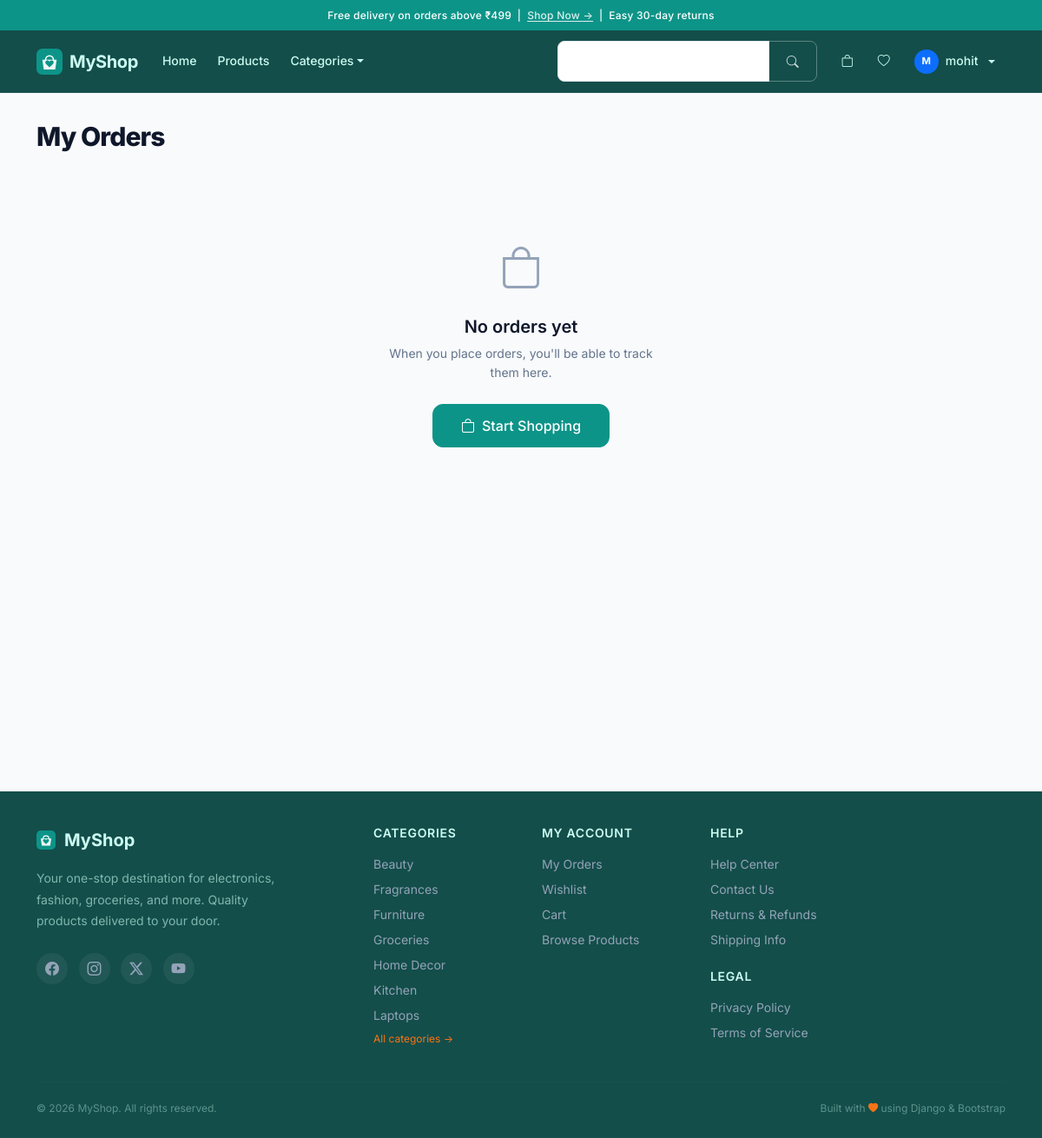
Screenshot of /orders/ (signed in) with the database file from the repository.
### shop/models.py (models this page shows, shortened)
class Category(models.Model):
    name = models.CharField(max_length=100)
    slug = models.SlugField(unique=True)
    image = models.ImageField(upload_to="categories/", null=True, blank=True)
    icon = models.CharField(max_length=50, default="bi-grid-3x3-gap")

### shop/views.py (the view)
# urls.py: path("orders/", views.order_history, name="order_history"),
@login_required
def order_history(request):
    orders = (
        Order.objects.filter(user=request.user)
        .prefetch_related("items__product")
        .order_by("-created_at")
    )
    return render(request, "shop/order_history.html", {"orders": orders})

### shop/context_processors.py (called while the page is built)
def categories(request):
    return {"categories": Category.objects.all()}

### shop/templates/shop/order_history.html (shortened to what this page needs)
{% extends "shop/base.html" %}
{% block content %}
<div class="page-header">
  <h1 class="page-title">My Orders</h1>
</div>
{% if orders %}
  {% for order in orders %}
    <div class="order-card">
      <div class="order-card-header">
        <div>
          <p class="order-number">Order #{{ order.id }}</p>
          <p class="order-date">
            <i class="bi bi-calendar3"></i>
            {{ order.created_at|date:"F j, Y" }} at {{ order.created_at|date:"g:i A" }}
          </p>
        </div>
        <div class="text-end">
          {% if order.status == "Pending" %}
            <span class="status-badge status-pending"><i class="bi bi-clock"></i> Pending</span>
          {% elif order.status == "Paid" %}
            <span class="status-badge status-paid"><i class="bi bi-check-circle"></i> Paid</span>
          {% elif order.status == "Shipped" %}
            <span class="status-badge status-shipped"><i class="bi bi-truck"></i> Shipped</span>
          {% elif order.status == "Delivered" %}
            <span class="status-badge status-delivered"><i class="bi bi-bag-check"></i> Delivered</span>
          {% elif order.status == "Cancelled" %}
            <span class="status-badge status-cancelled"><i class="bi bi-x-circle"></i> Cancelled</span>
          {% elif order.status == "Return Requested" %}
            <span class="status-badge status-return-requested">
              <i class="bi bi-arrow-counterclockwise"></i> Return Requested
            </span>
          {% endif %}
          <p style="font-size:var(--font-size-xs);color:var(--color-text-muted);margin-top:4px;">
            via {{ order.payment_method }}
          </p>
        </div>
      </div>
      {% if order.status != "Cancelled" %}
        <div class="order-timeline">
          <div class="timeline-step {% if order.status == 'Pending' or order.status == 'Paid' or order.status == 'Shipped' or order.status == 'Delivered' or order.status == 'Return Requested' %}done{% endif %}">
            <div class="timeline-dot"><i class="bi bi-check"></i></div>
            <p class="timeline-label">Order Placed</p>
          </div>
          <div class="timeline-step
            {% if order.status == 'Paid' %}active
            {% elif order.status == 'Shipped' or order.status == 'Delivered' or order.status == 'Return Requested' %}done
            {% endif %}">
            <div class="timeline-dot">
              {% if order.status == 'Shipped' or order.status == 'Delivered' or order.status == 'Return Requested' %}
                <i class="bi bi-check"></i>
              {% endif %}
            </div>
            <p class="timeline-label">Payment Confirmed</p>
          </div>
          <div class="timeline-step
            {% if order.status == 'Shipped' %}active
            {% elif order.status == 'Delivered' or order.status == 'Return Requested' %}done
            {% endif %}">
            <div class="timeline-dot">
              {% if order.status == 'Delivered' or order.status == 'Return Requested' %}
                <i class="bi bi-check"></i>
              {% endif %}
            </div>
            <p class="timeline-label">Shipped</p>
          </div>
          <div class="timeline-step
            {% if order.status == 'Delivered' %}active
            {% elif order.status == 'Return Requested' %}done
            {% endif %}">
            <div class="timeline-dot">
              {% if order.status == 'Return Requested' %}
                <i class="bi bi-check"></i>
              {% endif %}
            </div>
            <p class="timeline-label">Delivered</p>
          </div>
          {% if order.status == 'Return Requested' %}
            <div class="timeline-step active">
              <div class="timeline-dot"></div>
              <p class="timeline-label">Return Requested</p>
            </div>
          {% endif %}
        </div>
      {% else %}
        <div class="alert alert-danger" style="margin-bottom:var(--space-4);">
          <i class="bi bi-x-circle me-2"></i> This order was cancelled.
        </div>
      {% endif %}
      <ul class="order-items-list">
        {% for item in order.items.all %}
          <li>
            <span>{{ item.quantity }} × {{ item.product.name }}</span>
            <span>₹{{ item.price }}</span>
          </li>
        {% endfor %}
      </ul>
      <div class="order-total-row">
        <span class="text-muted" style="font-size:var(--font-size-sm);">Order Total</span>
        <span style="font-weight:700;font-size:var(--font-size-lg);color:var(--color-primary);">
          ₹{{ order.total }}
        </span>
      </div>
      <div class="order-actions">
        {% if order.status == "Pending" %}
          <form method="post" action="{% url 'cancel_order' order.id %}">
            {% csrf_token %}
            <button type="submit" class="btn btn-outline-secondary btn-sm"
              onclick="return confirm('Cancel this order?')">
              <i class="bi bi-x"></i> Cancel Order
            </button>
          </form>
        {% endif %}
        {% if order.status == "Delivered" %}
          <form method="post" action="{% url 'request_return' order.id %}">
            {% csrf_token %}
            <button type="submit" class="btn btn-outline-secondary btn-sm"
              onclick="return confirm('Request a return for this order?')">
              <i class="bi bi-arrow-counterclockwise"></i> Return
            </button>
          </form>
        {% endif %}
        <form method="post" action="{% url 'reorder' order.id %}">
          {% csrf_token %}
          <button type="submit" class="btn btn-primary btn-sm">
            <i class="bi bi-bag-plus"></i> Buy Again
          </button>
        </form>
        {% if order.status == "Cancelled" or order.status == "Delivered" or order.status == "Return Requested" %}
          <form method="post" action="{% url 'delete_order' order.id %}">
            {% csrf_token %}
            <button type="submit" class="btn btn-sm"
              style="color:var(--color-danger);background:none;border:none;padding:var(--space-1) var(--space-2);"
              onclick="return confirm('Remove from history?')">
              <i class="bi bi-trash3"></i>
            </button>
          </form>
        {% endif %}
      </div>
    </div>
  {% endfor %}
{% else %}
  <div class="empty-state">
    <div class="empty-state-icon"><i class="bi bi-bag"></i></div>
    <h4>No orders yet</h4>
    <p>When you place orders, you'll be able to track them here.</p>
    <a href="{% url 'product_list' %}" class="btn btn-primary btn-lg">
      <i class="bi bi-bag"></i> Start Shopping
    </a>
  </div>
{% endif %}
{% endblock %}

### shop/templates/shop/base.html (shortened to what this page needs)
{% load static %}
<!DOCTYPE html>
<html lang="en">
<head>
  <link href="https://cdn.jsdelivr.net/npm/bootstrap@5.3.3/dist/css/bootstrap.min.css" rel="stylesheet" />
  <link href="https://cdn.jsdelivr.net/npm/bootstrap-icons@1.11.3/font/bootstrap-icons.css" rel="stylesheet" />
  <link href="{% static 'shop/css/main.css' %}" rel="stylesheet" />
  <link href="{% static 'shop/css/ecommerce.css' %}" rel="stylesheet" />
</head>
<body>
<div class="announcement-bar">
  Free delivery on orders above ₹499 &nbsp;|&nbsp;
  <a href="{% url 'product_list' %}">Shop Now →</a>
  &nbsp;|&nbsp; Easy 30-day returns
</div>
<nav class="navbar navbar-expand-lg sticky-top">
  <div class="container">
    <a class="navbar-brand" href="{% url 'home' %}">
      <img src="{% static 'shop/img/logo.svg' %}" alt="MyShop" class="navbar-logo">
      MyShop
    </a>
    <div class="collapse navbar-collapse" id="navbarNav">
      <ul class="navbar-nav me-auto align-items-lg-center">
        <li class="nav-item">
          <a class="nav-link {% if request.path == '/' %}active{% endif %}" href="{% url 'home' %}">Home</a>
        </li>
        <li class="nav-item">
          <a class="nav-link {% if '/products/' in request.path %}active{% endif %}" href="{% url 'product_list' %}">Products</a>
        </li>
        <li class="nav-item dropdown">
          <a class="nav-link dropdown-toggle" href="#" id="categoriesDropdown" role="button"
            data-bs-toggle="dropdown" aria-expanded="false">Categories</a>
        </li>
      </ul>
      <form class="d-flex me-3 my-2 my-lg-0" method="get" action="{% url 'search' %}">
        <div class="input-group" style="max-width:320px;">
          <input
            class="form-control search-input"
            type="search"
            placeholder="Search products..."
            aria-label="Search products"
            name="q"
            value="{{ request.GET.q|default:'' }}"
          />
          <button class="btn search-btn" type="submit" aria-label="Submit search">
            <i class="bi bi-search"></i>
          </button>
        </div>
      </form>
      <ul class="navbar-nav align-items-lg-center gap-1">
        {% if user.is_authenticated %}
          <li class="nav-item">
            <a class="nav-link position-relative" href="{% url 'cart' %}" aria-label="Shopping cart">
              <i class="bi bi-bag"></i>
            </a>
          </li>
          <li class="nav-item">
            <a class="nav-link" href="{% url 'wishlist' %}" aria-label="Wishlist">
              <i class="bi bi-heart"></i>
            </a>
          </li>
          <li class="nav-item dropdown">
            <a class="nav-link dropdown-toggle d-flex align-items-center gap-2" href="#"
              id="userDropdown" role="button" data-bs-toggle="dropdown" aria-expanded="false">
              <span class="d-inline-flex align-items-center justify-content-center rounded-circle bg-primary text-white"
                style="width:28px;height:28px;font-size:0.7rem;font-weight:700;">
                {{ user.username|first|upper }}
              </span>
              <span class="d-none d-lg-inline">{{ user.username }}</span>
            </a>
          </li>
        {% endif %}
      </ul>
    </div>
  </div>
</nav>
<div class="page-wrapper">
  <div class="container">
    {% block content %}{% endblock %}
  </div>
</div>
<footer class="site-footer">
  <div class="container">
    <div class="row g-4 g-lg-5">
      <div class="col-12 col-lg-4">
        <div class="footer-brand mb-3">
          <img src="{% static 'shop/img/logo.svg' %}" alt="" class="footer-logo"> MyShop
        </div>
        <p class="footer-tagline">
          Your one-stop destination for electronics, fashion, groceries, and more.
          Quality products delivered to your door.
        </p>
        <div class="social-links mt-4">
          <a href="#" aria-label="Facebook"><i class="bi bi-facebook"></i></a>
          <a href="#" aria-label="Instagram"><i class="bi bi-instagram"></i></a>
          <a href="#" aria-label="Twitter / X"><i class="bi bi-twitter-x"></i></a>
          <a href="#" aria-label="YouTube"><i class="bi bi-youtube"></i></a>
        </div>
      </div>
      <div class="col-6 col-sm-4 col-lg-2">
        <h6>Categories</h6>
        {% for category in categories|slice:":7" %}
          <a href="{% url 'category_products' category.slug %}">{{ category.name }}</a>
        {% endfor %}
        <a href="{% url 'product_list' %}" class="footer-see-all">All categories →</a>
      </div>
      <div class="col-6 col-sm-4 col-lg-2">
        <h6>My Account</h6>
        {% if user.is_authenticated %}
          <a href="{% url 'order_history' %}">My Orders</a>
          <a href="{% url 'wishlist' %}">Wishlist</a>
          <a href="{% url 'cart' %}">Cart</a>
        {% else %}
          <a href="{% url 'login' %}">Sign In</a>
          <a href="{% url 'signup' %}">Create Account</a>
        {% endif %}
        <a href="{% url 'product_list' %}">Browse Products</a>
      </div>
      <div class="col-6 col-sm-4 col-lg-2">
        <h6>Help</h6>
        <a href="#">Help Center</a>
        <a href="#">Contact Us</a>
        <a href="#">Returns &amp; Refunds</a>
        <a href="#">Shipping Info</a>
        <h6 class="mt-4">Legal</h6>
        <a href="#">Privacy Policy</a>
        <a href="#">Terms of Service</a>
      </div>
    </div>
    <hr class="footer-divider">
    <div class="footer-bottom">
      <p>&copy; {% now "Y" %} MyShop. All rights reserved.</p>
      <p>Built with <i class="bi bi-heart-fill" style="color:var(--color-accent);font-size:0.7rem;"></i> using Django &amp; Bootstrap</p>
    </div>
  </div>
</footer>
</body>
</html>

### shop/static/shop/css/ecommerce.css (style rules this page uses)
.announcement-bar { background: var(--color-primary); color: #fff; text-align: center; padding: var(--space-2) var(--space-4); font-size: var(--font-size-xs); font-weight: 500; letter-spacing: 0.02em; }
.announcement-bar a { color: rgba(255,255,255,.85); text-decoration: underline; text-underline-offset: 2px; }

### rows the page displays
Category: name "Beauty"
Category: name "Fragrances"
Category: name "Furniture"
Category: name "Groceries"
Category: name "Home Decor"
Category: name "Kitchen"
Category: name "Laptops"

### other values shown
{{ user.username|first|upper }} "M"
{{ user.username }} "mohit"
